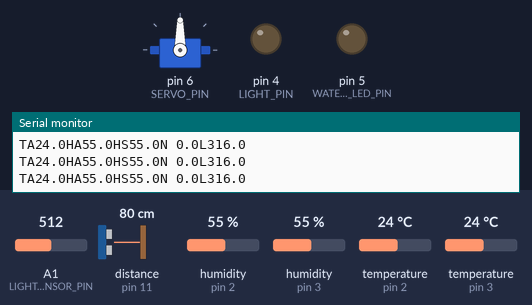
A sketch run on a simulated Arduino Uno, built with avr-gcc and run on an emulated ATmega328P. Shown: servo, output pins drawn as LEDs (lit = HIGH), the last lines printed to the serial monitor. Wiring (inferred from the names in the program): ultrasonic range finder: trigger pin 12; echo pin 11. The inputs (shaded band) are chosen by the test bench; at power-on: distance to the obstacle (sensor on pin 11) 80 cm, humidity (sensors on pin 3, pin 2) 55 %, A1 (LIGHT_SENSOR_PIN) = 512, temperature (sensors on pin 2, pin 3) 24 °C. The echo pulse lasts 58.3 µs per cm; pins used as bus, display or sensor lines are not drawn.

Above: at 1.8 s.
1.9 s: distance to the obstacle (sensor on pin 11) set to 10 cm
3.4 s: distance to the obstacle (sensor on pin 11) set to 7 cm
At 3.57 s:
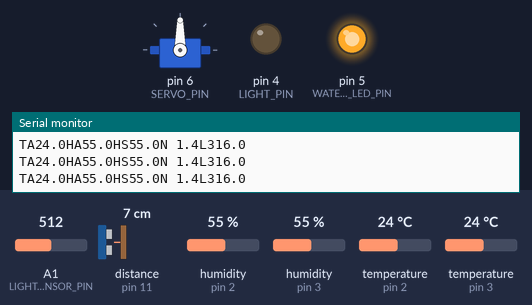
At 5.37 s:
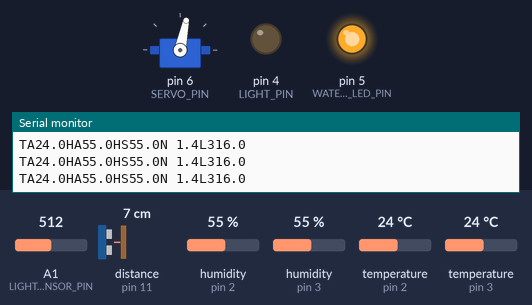
6.9 s: humidity (sensor on pin 3) set to 63 %
13.4 s: humidity (sensor on pin 3) set to 66 %
At 19.33 s:
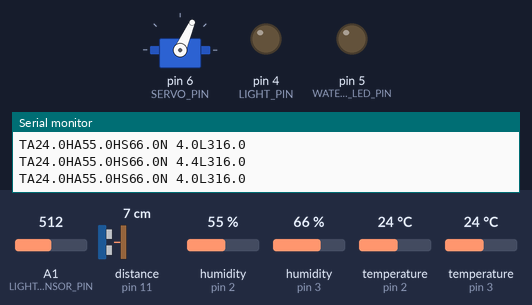
20.4 s: A1 (LIGHT_SENSOR_PIN) set to 458
24.2 s: A1 (LIGHT_SENSOR_PIN) set to 428
At 24.9 s:
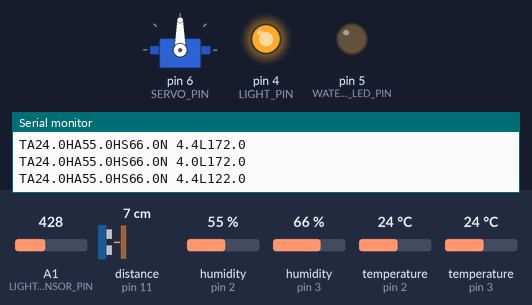
Timing chart, 0 to 27.0 s (numbered marks = the images above; inputs shaded):
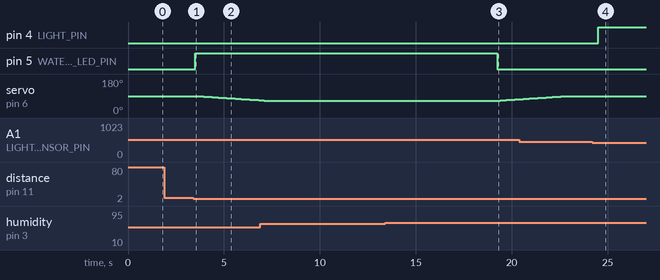

Measured:
- the behaviour switches between 9 and 8 cm on distance to the obstacle (sensor on pin 11) (found by bisection; images 0 and 1)
- the behaviour switches between 64 and 65 % on humidity (sensor on pin 3) (found by bisection; images 2 and 3)
- the behaviour switches between 446 and 445 on A1 (LIGHT_SENSOR_PIN) (found by bisection; images 3 and 4)
- after the input at 3.4 s, pin 5 (WATERRING_LED_PIN): LOW → HIGH after 0.10 s; servo on pin 6 (SERVO_PIN): moves from 90° to 68° over 3.2 s, starting after 0.25 s
- after the input at 13.4 s, pin 5 (WATERRING_LED_PIN): HIGH → LOW after 5.9 s; servo on pin 6 (SERVO_PIN): moves from 66° to 73° over 0.90 s, starting after 6.0 s
- after the input at 24.2 s, pin 4 (LIGHT_PIN): LOW → HIGH after 0.31 s

The sketch:

test_arduino_main.ino
```cpp
#include <DHT.h>
#include <Servo.h>

#define DHT_AIR_PIN 2
#define DHT_SOIL_PIN 3
#define DHTTYPE DHT11
#define TRIG_PIN 12
#define ECHO_PIN 11
#define LIGHT_PIN 4
#define WATERRING_LED_PIN 5
const int SERVO_PIN = 6;

Servo myservo;

const int LIGHT_SENSOR_PIN = A1;

DHT dhtAir(DHT_AIR_PIN, DHTTYPE);
DHT dhtSoil(DHT_SOIL_PIN, DHTTYPE);

float airTemp = 0;
float airHum = 0;
float soilSimuHum = 0;
float waterLevelCm = 0;
int lightIntensity = 0;

long lastReadTime = 0;
const long readingInterval = 500;

long endOfWatering = 0;

const int SOIL_LOW_THRESHOLD_SIMU = 65;
const int LIGHT_LOW_THRESHOLD = 150;
const int WATER_MIN_CM = 3;
const int WATERING_DURATION = 5000;
const int BOTTLE_HEIGHT_CM = 11;

// variable for watering control
const int WATERING_ANGLE = 66; // Angle for watering (open/start flow)
const int STOP_ANGLE = 90;     // Angle for stopping water (closed/stop flow)
const int MOVE_DELAY = 150;
int currentAngle = STOP_ANGLE;

void setup() {
  Serial.begin(115200);

  dhtAir.begin();
  dhtSoil.begin();

  pinMode(TRIG_PIN, OUTPUT);
  pinMode(ECHO_PIN, INPUT);
  pinMode(LIGHT_PIN, OUTPUT);
  pinMode(WATERRING_LED_PIN, OUTPUT);

  digitalWrite(LIGHT_PIN, LOW);
  digitalWrite(WATERRING_LED_PIN, LOW);

  myservo.attach(SERVO_PIN);
  myservo.write(currentAngle);
}


void loop() {
  if (millis() - lastReadTime >= readingInterval) {
    lastReadTime = millis();
    readSensors();
    controlLogic();
    sendSerialData();
  }

  if (millis() > endOfWatering) {
    wateringOff();
  }
}


void readSensors() {
  airHum = dhtAir.readHumidity();
  airTemp = dhtAir.readTemperature();

  soilSimuHum = dhtSoil.readHumidity();

  if (isnan(airHum) || isnan(airTemp) || isnan(soilSimuHum)) {
    return;
  }

  lightIntensity = pow(10, analogRead(LIGHT_SENSOR_PIN) * 5.0 / 1024.0);
  waterLevelCm = readUltrasonicSensor();
}


float readUltrasonicSensor() {
  digitalWrite(TRIG_PIN, LOW);
  delayMicroseconds(2);
  digitalWrite(TRIG_PIN, HIGH);
  delayMicroseconds(10);
  digitalWrite(TRIG_PIN, LOW);

  long duration = pulseIn(ECHO_PIN, HIGH);

  float distance = duration * 0.034 / 2;

  return max(0.0, BOTTLE_HEIGHT_CM - distance);
}


void controlLogic() {
  if (lightIntensity < LIGHT_LOW_THRESHOLD) {
    digitalWrite(LIGHT_PIN, HIGH);
  } else {
    digitalWrite(LIGHT_PIN, LOW);
  }

  if (soilSimuHum < SOIL_LOW_THRESHOLD_SIMU && waterLevelCm > WATER_MIN_CM) {
    watering();
  }
}


void watering() {
  // Serial.println("--- SIMULATION ARROSAGE EN COURS ---");
  wateringOn();
  endOfWatering = millis() + WATERING_DURATION;
}

void wateringOn() {
  digitalWrite(WATERRING_LED_PIN, HIGH);

  if (currentAngle > WATERING_ANGLE) {
    // Serial.println("Starting water flow (Moving to 66 degrees)...");

    // Loop decrements the angle slowly
    for (int pos = currentAngle; pos >= WATERING_ANGLE; pos--) {
      myservo.write(pos);             // tell servo to go to position in variable 'pos'
      delay(MOVE_DELAY);              // waits for MOVE_DELAY milliseconds for the servo to reach position
    }
    currentAngle = WATERING_ANGLE;
    // Serial.println("Watering started (Angle: 66).");
  }
}

void wateringOff() {
  digitalWrite(WATERRING_LED_PIN, LOW);

  if (currentAngle < STOP_ANGLE) {
    // Serial.println("Stopping water flow (Moving to 88 degrees)...");

    // Loop increments the angle slowly
    for (int pos = currentAngle; pos <= STOP_ANGLE; pos++) {
      myservo.write(pos);             // tell servo to go to position in variable 'pos'
      delay(MOVE_DELAY);              // waits for MOVE_DELAY milliseconds for the servo to reach position
    }
    currentAngle = STOP_ANGLE;
    // Serial.println("Watering stopped (Angle: 88).");
  }
}

void sendSerialData() {
  char tempStr[6], humAirStr[6], humSolStr[6], waterLevelStr[6], lightStr[6];
  dtostrf(airTemp, 4, 1, tempStr);
  dtostrf(airHum, 4, 1, humAirStr);
  dtostrf(soilSimuHum, 4, 1, humSolStr);
  dtostrf(waterLevelCm, 4, 1, waterLevelStr);
  dtostrf(lightIntensity, 4, 1, lightStr);

  Serial.print("TA");
  Serial.print(tempStr);
  Serial.print("HA");
  Serial.print(humAirStr);
  Serial.print("HS");
  Serial.print(humSolStr);
  Serial.print("N");
  Serial.print(waterLevelStr);
  Serial.print("L");
  Serial.print(lightStr);
  Serial.println();
}
```
